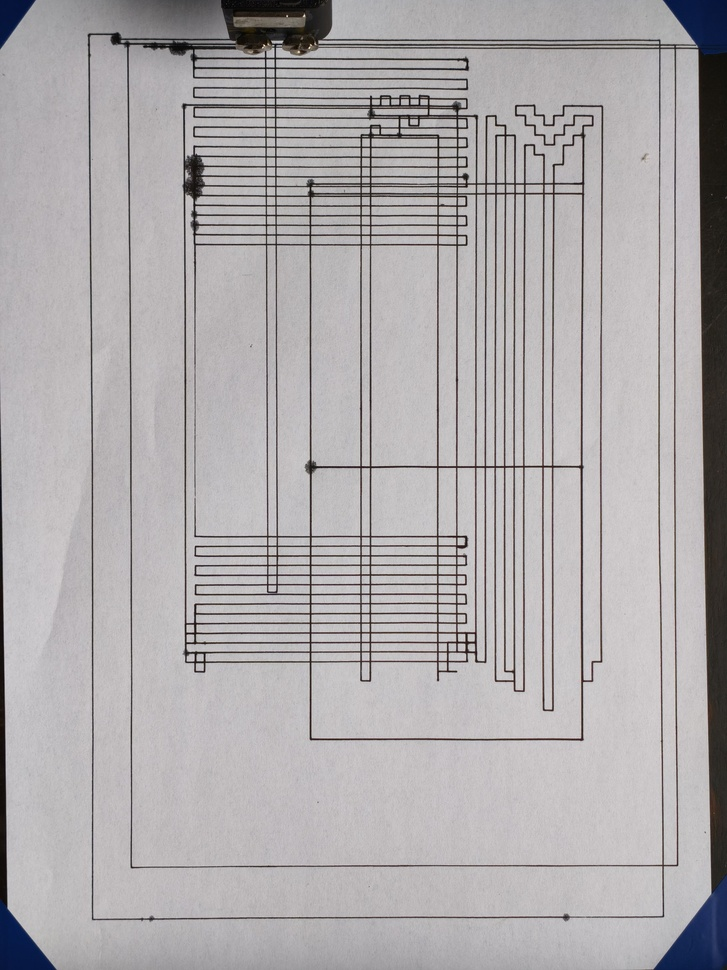
#> input picture grbl-code/IMG_20260304_140346.jpg, 727 x 970 px, shrunk from 3072 x 4096 before the run, found by its file name
$ python check_vertical.py
#> lines starting #> are read from the running program, lines starting #| are printed output that depends on the picture; after the words box and inside, x2 and y2 are one past the last pixel; in counts of white or black regions, pixels touching at a corner belong together
import cv2
import numpy as np
import matplotlib.pyplot as plt
from sklearn.cluster import DBSCAN  # 用于空间聚类融合线条

def analyze_lines(image_path,
                  angle_tol=10,    # 判定为垂直/水平的角度容差（度）
                  min_line_len=50, # 最小线段长度（像素）
                  max_line_gap=10, # 线段最大间隙（像素）
                  merge_threshold=20 # 相邻线条融合阈值（像素）
                  ):
    # 1. 读取并预处理图像
#> called with angle_tol = 10, min_line_len = 50, max_line_gap = 10, merge_threshold = 20
    img = cv2.imread(image_path)
#> img is the input picture: shape (970, 727, 3); mean B, G, R 171.6, 170.1, 173.5
    if img is None:
        raise ValueError(f"无法读取图像: {image_path}")

    gray = cv2.cvtColor(img, cv2.COLOR_BGR2GRAY)
    # 二值化（可根据实际情况调整阈值）
    _, thresh = cv2.threshold(gray, 127, 255, cv2.THRESH_BINARY_INV)
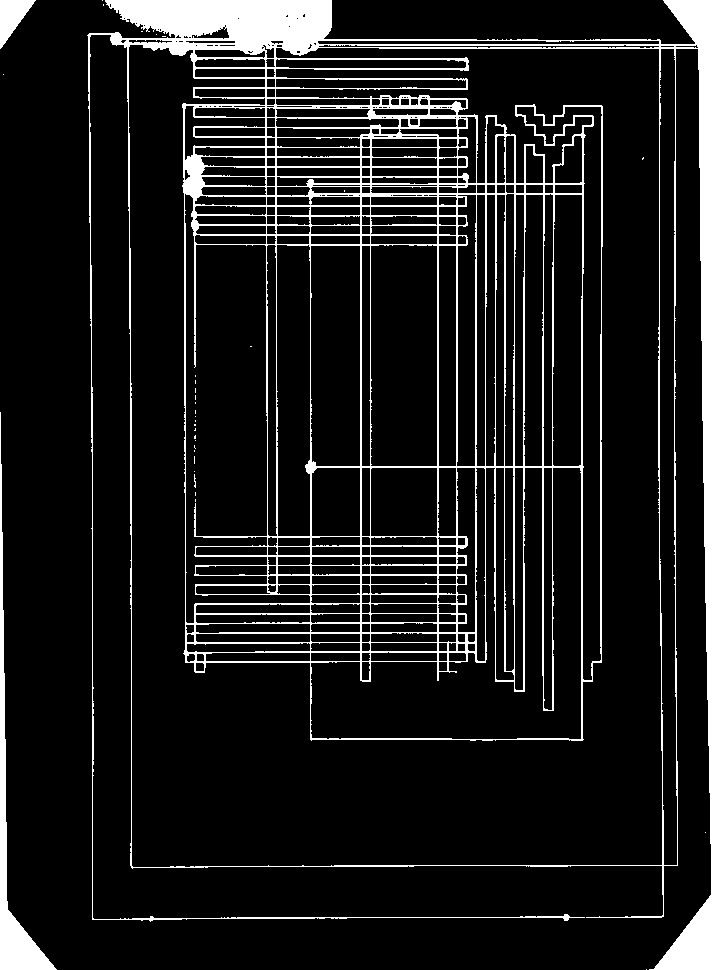
#> thresh: shape (970, 727); 12.3% white; 33 white regions (30 under 20 px), largest, box (x1, y1, x2, y2) and area: (87, 0, 727, 970) 81354, (0, 412, 57, 970) 4100, (0, 0, 36, 49) 907
    # 边缘检测
    edges = cv2.Canny(thresh, 50, 150, apertureSize=3)
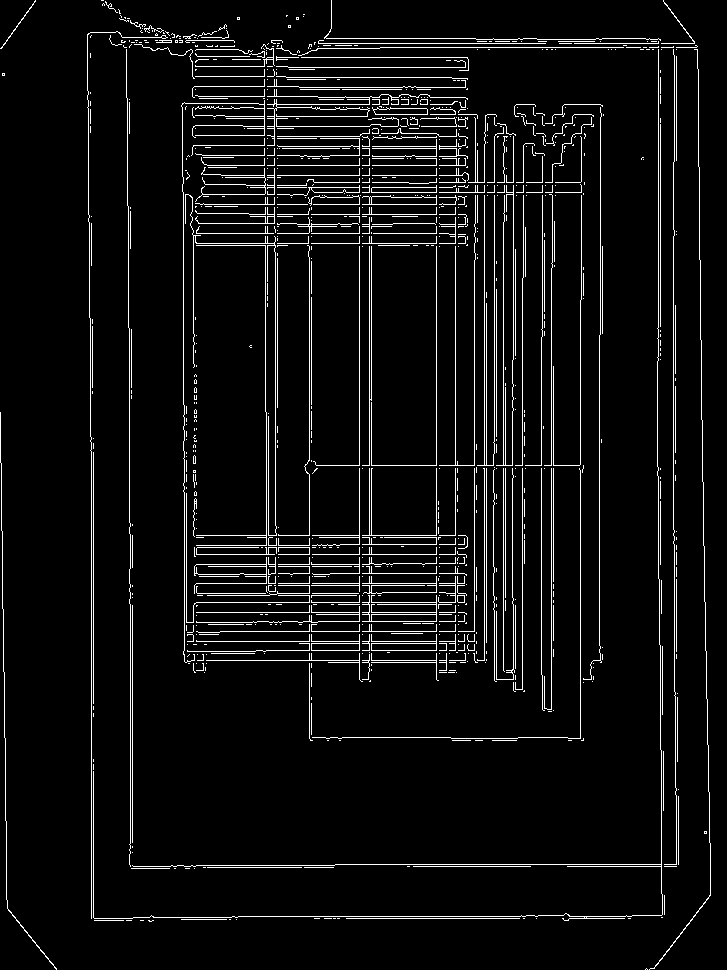
#> edges: shape (970, 727); 5.6% white in thin lines or dots

    # 2. 霍夫变换检测线段
    lines = cv2.HoughLinesP(
        edges,
        rho=1,
        theta=np.pi / 180,
        threshold=50,
        minLineLength=min_line_len,
        maxLineGap=max_line_gap
    )
#> lines = 203 rows, first 6: [705, 602, 707, 744], [436, 679, 436, 38], [369, 681, 369, 38], [371, 670, 371, 188], [474, 660, 474, 224], [455, 670, 455, 38]

    if lines is None:
        print("未检测到任何线段")
        return [], []

    # 3. 按角度分类：垂直/水平
    vertical_lines = []  # 存储 (x1, y1, x2, y2, angle_deg)
    horizontal_lines = []

    for line in lines:
        x1, y1, x2, y2 = line[0]
        dx = x2 - x1
        dy = y2 - y1
        angle_rad = np.arctan2(dy, dx)
        angle_deg = np.degrees(angle_rad)

        # 标准化角度到 [-90, 90]
        if angle_deg > 90:
            angle_deg -= 180
        elif angle_deg < -90:
            angle_deg += 180

        # 判定垂直（接近 ±90°）
        if abs(abs(angle_deg) - 90) <= angle_tol:
            vertical_lines.append((x1, y1, x2, y2, angle_deg))
        # 判定水平（接近 0°）
        elif abs(angle_deg) <= angle_tol:
            horizontal_lines.append((x1, y1, x2, y2, angle_deg))
#> this loop made 203 passes
#> (x1, y1, x2, y2, dx, dy, angle_rad, angle_deg) on passes 1 to 3: (705, 602, 707, 744, 2, 142, 1.56, 89.19), (436, 679, 436, 38, 0, -641, -1.57, -90), (369, 681, 369, 38, 0, -643, -1.57, -90)

    # ========== 核心新增：融合20px内的相邻线条（最佳实践） ==========
    def merge_nearby_lines(lines, is_vertical, merge_threshold):
        """
        融合邻近线条：垂直线条按x坐标聚类，水平线条按y坐标聚类
        :param lines: 原始检测的线条列表
        :param is_vertical: 是否为垂直线
        :param merge_threshold: 融合阈值（像素）
        :return: 融合后的线条列表
        """
#> called with is_vertical = True, merge_threshold = 20
        if len(lines) < 2:
            return lines

        # 提取聚类特征：垂直线取中点x，水平线取中点y
        if is_vertical:
            # 垂直线：特征为 (中点x, 角度)
            features = np.array([[(x1+x2)/2, angle] for x1,y1,x2,y2,angle in lines])
        else:
            # 水平线：特征为 (中点y, 角度)
            features = np.array([[(y1+y2)/2, angle] for x1,y1,x2,y2,angle in lines])

        # DBSCAN聚类（空间邻近聚类的最佳实践）
        # eps=merge_threshold：20px内的视为同一类
        # min_samples=1：允许单个线条作为一类
        db = DBSCAN(eps=merge_threshold, min_samples=1).fit(features)
        labels = db.labels_

        merged_lines = []
        # 遍历每个聚类，合并为一条线
        for label in np.unique(labels):
            cluster_lines = [lines[i] for i in np.where(labels == label)[0]]

            if is_vertical:
                # 垂直线合并：取x均值，y取最大范围，角度均值
                x_mid = np.mean([(x1+x2)/2 for x1,y1,x2,y2,_ in cluster_lines])
                y_min = np.min([min(y1,y2) for x1,y1,x2,y2,_ in cluster_lines])
                y_max = np.max([max(y1,y2) for x1,y1,x2,y2,_ in cluster_lines])
                angle_avg = np.mean([angle for _,_,_,_,angle in cluster_lines])
                merged_lines.append((x_mid, y_min, x_mid, y_max, angle_avg))
            else:
                # 水平线合并：取y均值，x取最大范围，角度均值
                y_mid = np.mean([(y1+y2)/2 for x1,y1,x2,y2,_ in cluster_lines])
                x_min = np.min([min(x1,x2) for x1,y1,x2,y2,_ in cluster_lines])
                x_max = np.max([max(x1,x2) for x1,y1,x2,y2,_ in cluster_lines])
                angle_avg = np.mean([angle for _,_,_,_,angle in cluster_lines])
                merged_lines.append((x_min, y_mid, x_max, y_mid, angle_avg))
#> this loop made 16 passes

        return merged_lines

    # ========== 新增函数：计算直线方程 ==========
    def get_line_equation(x1, y1, x2, y2, is_vertical):
        """
        计算直线方程：
        - 垂直线：x = 常数
        - 水平线/斜线：y = kx + b
        """
        if is_vertical:
            # 垂直线（x坐标固定）
            x_const = round((x1 + x2) / 2, 2)
            return f"x = {x_const} "
        else:
            # 非垂直线：计算斜率k和截距b
            if x2 - x1 == 0:
                y_const = round((y1 + y2) / 2, 2)
                return f"y = {y_const}"
            k = (y2 - y1) / (x2 - x1)
            b = y1 - k * x1
            # 格式化输出（保留2位小数）
            k = round(k, 4)
            b = round(b, 2)
            return f"y = {k}x + {b}"

    # 融合垂直线和水平线
    merged_vertical = merge_nearby_lines(vertical_lines, is_vertical=True, merge_threshold=merge_threshold)
    merged_horizontal = merge_nearby_lines(horizontal_lines, is_vertical=False, merge_threshold=merge_threshold)
#> the loop in merge_nearby_lines (call 2), `for label in np.unique(labels):` made 6 passes

    # 4. 分析融合后垂直线条间距和垂直度 + 打印直线方程
    print("="*80)
    print(f"原始垂直线条: {len(vertical_lines)} 条 → 融合后: {len(merged_vertical)} 条")
#| 原始垂直线条: 99 条 → 融合后: 16 条

    # 按照方程的c项偏移排列垂直线（x常数）
    def get_vertical_c(line):
        x1, _, x2, _, _ = line
        return (x1 + x2) / 2
    merged_vertical.sort(key=get_vertical_c)

    if len(merged_vertical) > 1:
        # 计算间距
        xs = np.array([(x1 + x2) / 2 for x1, y1, x2, y2, _ in merged_vertical])
        spacing = np.diff(xs)  # 相邻间距（像素）

        print("融合后垂直线条间距（像素）:")
        print(np.round(spacing, 2))
#| [  1.75  83.5    3.7   37.8    0.7   60.5   79.3   40.5   56.33 137.3
#|   88.76  72.1    3.07  34.26   3.17]
        print(f"平均间距: {np.mean(spacing):.2f} px, 标准差: {np.std(spacing):.2f} px")
#| 平均间距: 46.85 px, 标准差: 39.48 px

        # 垂直度分析
        angles_v = np.array([a for _, _, _, _, a in merged_vertical])
        print(f"融合后垂直线条角度分布（度）: 平均={np.mean(angles_v):.2f}, 标准差={np.std(angles_v):.2f}")
#| 融合后垂直线条角度分布（度）: 平均=-33.86, 标准差=83.24

    # 打印每条垂直线的方程
    print("\n【垂直线条详细信息（含直线方程）】")
    for idx, line in enumerate(merged_vertical):
        x1, y1, x2, y2, angle = line
        equation = get_line_equation(x1, y1, x2, y2, is_vertical=True)
        print(f"垂直线 {idx+1}: 角度={angle:.2f}° | 方程: {equation} | 端点: ({round(x1,1)},{round(y1,1)}) - ({round(x2,1)},{round(y2,1)})")
#> this loop made 16 passes
#> line on passes 1 to 12: (2.25, 412, 2.25, 899, -90), (4, 625, 4, 795, 89.33), (87.5, 78, 87.5, 163, 89.33), (91.2, 215, 91.2, 918, -90), (129, 121, 129, 395, 90), (129.7, 206, 129.7, 853, -89.8), (190.2, 35, 190.2, 670, -90), (269.5, 40, 269.5, 660, -90), (310, 246, 310, 740, -90), (366.3, 38, 366.3, 681, -90), (503.6, 38, 503.6, 711, -89.97), (592.4, 104, 592.4, 738, -90)
#| 垂直线 1: 角度=-90.00° | 方程: x = 2.25  | 端点: (2.2,412) - (2.2,899)
#| 垂直线 2: 角度=89.33° | 方程: x = 4.0  | 端点: (4.0,625) - (4.0,795)
#| 垂直线 3: 角度=89.33° | 方程: x = 87.5  | 端点: (87.5,78) - (87.5,163)
#| 垂直线 4: 角度=-90.00° | 方程: x = 91.2  | 端点: (91.2,215) - (91.2,918)
#| 垂直线 5: 角度=90.00° | 方程: x = 129.0  | 端点: (129.0,121) - (129.0,395)
#| 垂直线 6: 角度=-89.80° | 方程: x = 129.7  | 端点: (129.7,206) - (129.7,853)
#| 垂直线 7: 角度=-90.00° | 方程: x = 190.2  | 端点: (190.2,35) - (190.2,670)
#| 垂直线 8: 角度=-90.00° | 方程: x = 269.5  | 端点: (269.5,40) - (269.5,660)
#> (further printed lines are left out)

    # 分析融合后水平线条间距 + 打印直线方程
    print("\n" + "="*80)
    print(f"原始水平线条: {len(horizontal_lines)} 条 → 融合后: {len(merged_horizontal)} 条")
#| 原始水平线条: 102 条 → 融合后: 6 条

    # 按照方程的c项偏移排列水平线（y截距）
    def get_horizontal_c(line):
        _, y1, _, y2, _ = line
        return (y1 + y2) / 2
    merged_horizontal.sort(key=get_horizontal_c)

    if len(merged_horizontal) > 1:
        ys = np.array([(y1 + y2) / 2 for x1, y1, x2, y2, _ in merged_horizontal])
        spacing_h = np.diff(ys)

        print("融合后水平线条间距（像素）:")
        print(np.round(spacing_h, 2))
#| [339.49 129.63 143.7  127.27  52.4 ]
        print(f"平均间距: {np.mean(spacing_h):.2f} px, 标准差: {np.std(spacing_h):.2f} px")
#| 平均间距: 158.50 px, 标准差: 95.96 px

    # 打印每条水平线的方程
    print("\n【水平线条详细信息（含直线方程）】")
    for idx, line in enumerate(merged_horizontal):
        x1, y1, x2, y2, angle = line
        equation = get_line_equation(x1, y1, x2, y2, is_vertical=False)
        print(f"水平线 {idx+1}: 角度={angle:.2f}° | 方程: {equation} | 端点: ({round(x1,1)},{round(y1,1)}) - ({round(x2,1)},{round(y2,1)})")
#> this loop made 6 passes
#> line on passes 1 to 6: (110, 125.5, 696, 125.5, -0.0164), (305, 465, 583, 465, 0), (183, 594.6, 496, 594.6, 0), (309, 738.3, 517, 738.3, 0), (171, 865.6, 678, 865.6, 0), (94, 918, 537, 918, 0)
#| 水平线 1: 角度=-0.02° | 方程: y = 0.0x + 125.51 | 端点: (110,125.5) - (696,125.5)
#| 水平线 2: 角度=0.00° | 方程: y = 0.0x + 465.0 | 端点: (305,465.0) - (583,465.0)
#| 水平线 3: 角度=0.00° | 方程: y = 0.0x + 594.63 | 端点: (183,594.6) - (496,594.6)
#| 水平线 4: 角度=0.00° | 方程: y = 0.0x + 738.33 | 端点: (309,738.3) - (517,738.3)
#| 水平线 5: 角度=0.00° | 方程: y = 0.0x + 865.6 | 端点: (171,865.6) - (678,865.6)
#| 水平线 6: 角度=0.00° | 方程: y = 0.0x + 918.0 | 端点: (94,918.0) - (537,918.0)
    print("="*80)

    # 5. 在图像上可视化融合后的结果
    result = img.copy()
    # 绘制融合后的垂直线（红色）并标注信息
    for idx, line in enumerate(merged_vertical):
        x1, y1, x2, y2, angle = line
        equation = get_line_equation(x1, y1, x2, y2, is_vertical=True)
        # 绘制线条
        cv2.line(result, (int(round(x1)), int(round(y1))), (int(round(x2)), int(round(y2))), (0, 0, 255), 2)
        # 计算标注位置（线条中间偏上）
        text_x = int(round(x1)) + 5
        text_y = int(round((y1 + y2) / 2)) - 10
        # 标注线条信息（英文）
        cv2.putText(result, f"Vertical {idx+1}", (text_x, text_y), cv2.FONT_HERSHEY_SIMPLEX, 0.5, (0, 0, 255), 1)
        cv2.putText(result, f"Angle: {angle:.1f}°", (text_x, text_y + 20), cv2.FONT_HERSHEY_SIMPLEX, 0.4, (0, 0, 255), 1)
        cv2.putText(result, f"Equation: {equation}", (text_x, text_y + 40), cv2.FONT_HERSHEY_SIMPLEX, 0.4, (0, 0, 255), 1)
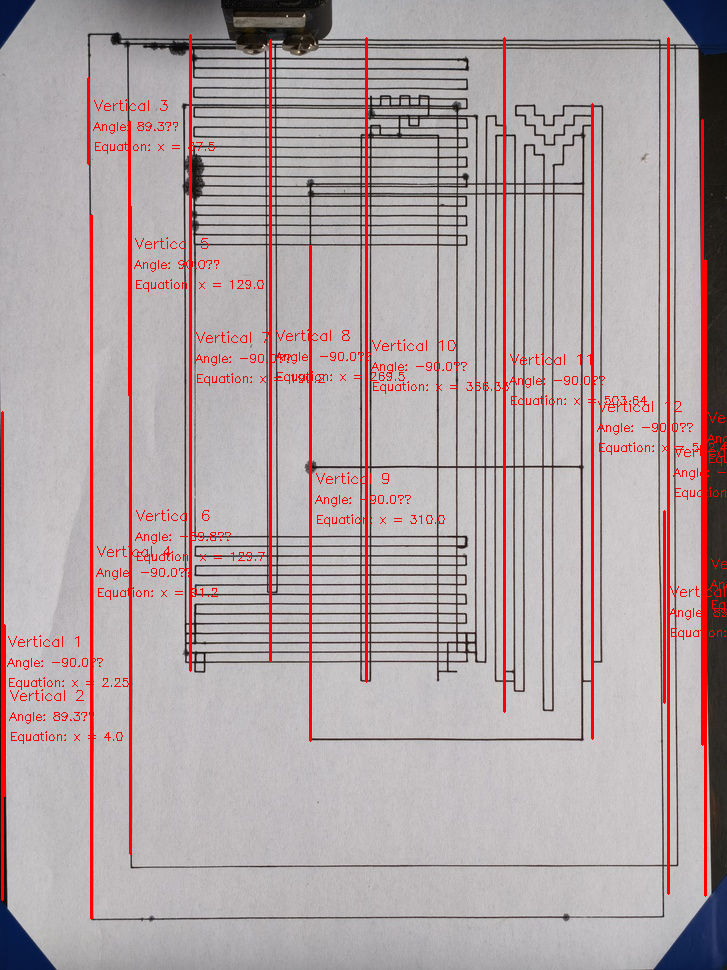
#> result: shape (970, 727, 3); 4.62% of pixels changed, all inside (x1, y1, x2, y2) = (1, 34, 727, 920)
    # 绘制融合后的水平线（绿色）并标注信息
    for idx, line in enumerate(merged_horizontal):
        x1, y1, x2, y2, angle = line
        equation = get_line_equation(x1, y1, x2, y2, is_vertical=False)
        # 绘制线条
        cv2.line(result, (int(round(x1)), int(round(y1))), (int(round(x2)), int(round(y2))), (0, 255, 0), 2)
        # 计算标注位置（线条中间偏左）
        text_x = int(round((x1 + x2) / 2)) - 100
        text_y = int(round(y1)) - 10
        # 标注线条信息（英文）
        cv2.putText(result, f"Horizontal {idx+1}", (text_x, text_y), cv2.FONT_HERSHEY_SIMPLEX, 0.5, (0, 255, 0), 1)
        cv2.putText(result, f"Angle: {angle:.1f}°", (text_x, text_y + 20), cv2.FONT_HERSHEY_SIMPLEX, 0.4, (0, 255, 0), 1)
        cv2.putText(result, f"Equation: {equation}", (text_x, text_y + 40), cv2.FONT_HERSHEY_SIMPLEX, 0.4, (0, 255, 0), 1)
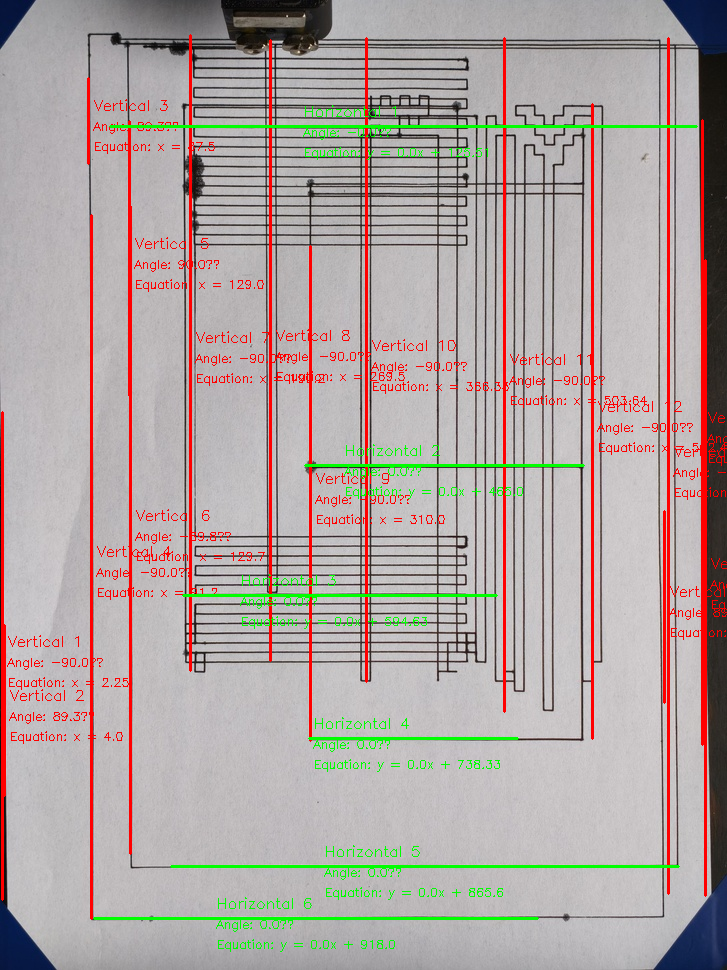
#> result: shape (970, 727, 3); 1.61% of pixels changed, all inside (x1, y1, x2, y2) = (93, 105, 698, 952)

    # 显示结果
    plt.figure(figsize=(12, 8))
    plt.subplot(121), plt.imshow(cv2.cvtColor(img, cv2.COLOR_BGR2RGB)), plt.title('Original')
    plt.subplot(122), plt.imshow(cv2.cvtColor(result, cv2.COLOR_BGR2RGB)), plt.title('Merged Lines (20px Threshold)')

    # 保存结果到图片文件
    save_path = 'merged_lines_result.png'
    cv2.imwrite(save_path, result)
    print(f"\n✅ 结果已保存到: {save_path}")

    plt.show()
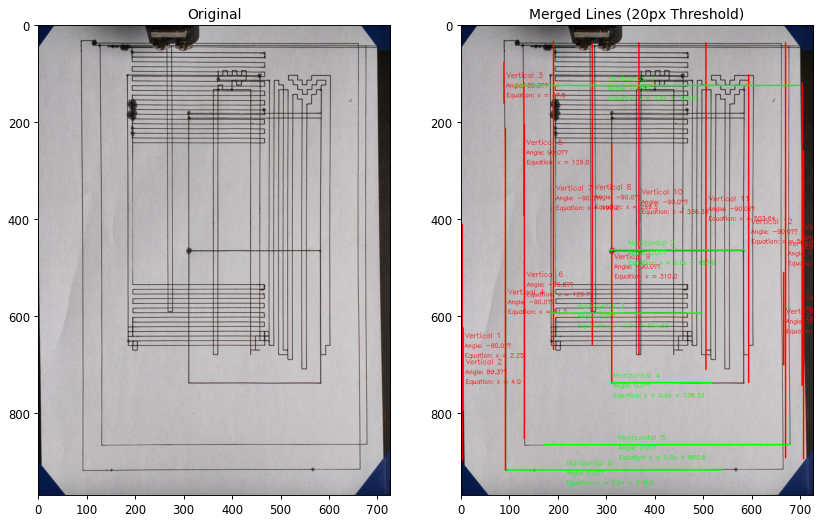
#> figure drawn by matplotlib, 2 panels

    return merged_vertical, merged_horizontal

# ========== 运行示例 ==========
if __name__ == "__main__":
    # 替换为你的图片路径
    vertical_lines, horizontal_lines = analyze_lines(
        r"D:\work\trea\pixel_bean\grbl-code\IMG_20260304_140346.jpg",
        merge_threshold=20  # 20px内的线条融合为一条
    )

# [88 lines of commented-out code are left out]


#> (the run stopped early here; a loop or call above may not have finished)
